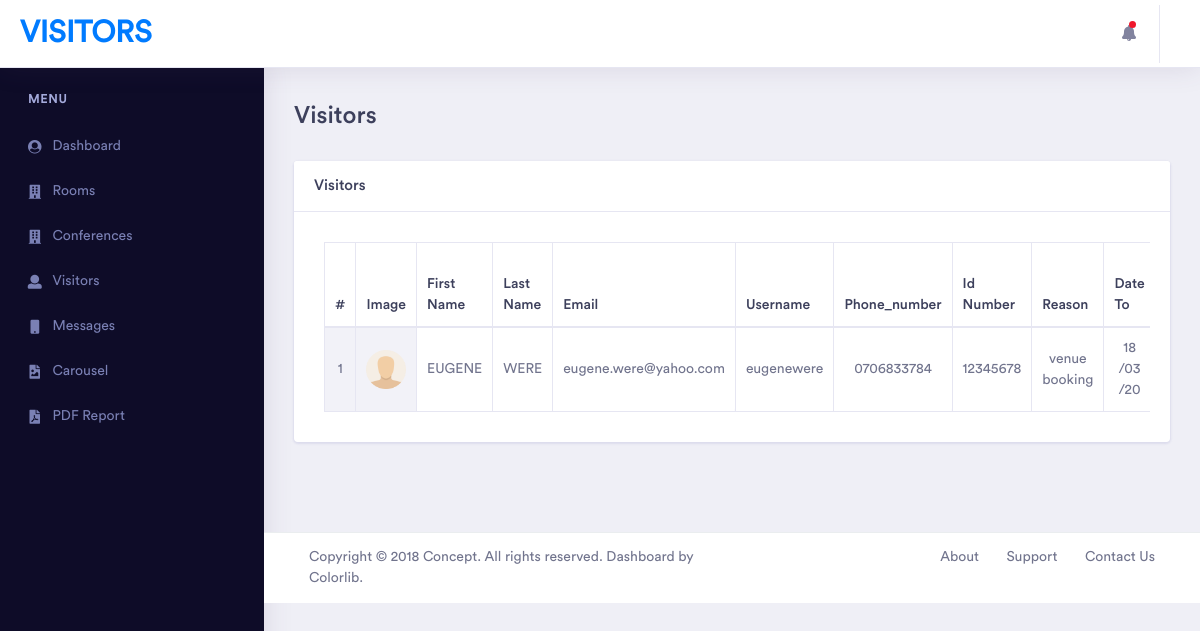
Page /visitorsadmin/visitors/ on the committed database.
### visitorsfront/models.py (models this page shows, shortened)
class Visitor(get_user_model()):
    phone_number = models.CharField(max_length=200, null=False, blank=False)
    prof_image = models.ImageField(max_length=200, null=True, blank=True, upload_to='visitors')
    person_to_meet = models.CharField(max_length=20, null=False, blank=False)
    address = models.TextField()
    id_no = models.CharField(max_length=20, null=False, blank=False)
    date_from = models.DateTimeField(default=timezone.now())
    date_to = models.DateTimeField(default=timezone.now())
    created_at = models.DateTimeField(auto_now_add=True)
    updated_at = models.DateTimeField(auto_now=True)

### visitorsadmin/views.py (the view)
# urls.py: path('visitors/', views.visitors, name='visitors'),
def visitors(request):
    visitors= Visitor.objects.all()
    context={
        'visitors':visitors,
    }
    return render(request, 'tulia/orders/visitors.html',context )

### visitorsadmin/templatetags/call_method.py (called while the page is built)
@register.filter(name='messagesss')
def allmessages(request):
    messages = Message.objects.order_by('-created_at')
    if messages:
        return messages
    return None

### visitorsadmin/templates/tulia/orders/visitors.html (shortened to what this page needs)
{% extends 'tulia/dashboard/dashboard.html' %}
{% load humanize %}
{% load static %}
{% block content %}
    <div class="dashboard-wrapper">
            <div class="container-fluid  dashboard-content">
                <div class="row">
                    <div class="col-xl-12 col-lg-12 col-md-12 col-sm-12 col-12">
                        <div class="page-header">
                            <h2 class="pageheader-title">Visitors</h2>
                        </div>
                    </div>
                </div>
                <div class="row">
                    <div class="col-xl-12 col-lg-12 col-md-12 col-sm-12 col-12">
                        <div class="card">
                            <h5 class="card-header">Visitors</h5>
                            <div class="card-body">
                                <div class="table-responsive">
                                 {% if visitors|length > 0 %}
                                    <div class="main-chart" id="line-chart" style="padding: 10px">
                                       <table id="" class="example table table-striped table-bordered" style="">
                                            <thead>
                                                <tr class="text-capitalize">
                                                    <th>#</th>
                                                    <th>Image</th>
                                                    <th>First Name</th>
                                                    <th>Last Name</th>
                                                    <th>Email</th>
                                                    <th>Username</th>
                                                    <th>Phone_number</th>
                                                    <th>Id Number</th>
                                                    <th>Reason</th>
                                                    <th>Date to</th>
                                                </tr>
                                            </thead>
                                            <tbody>
                                                {% for visitor in visitors %}
                                                    <tr class="text-center ">
                                                        <td>{{ forloop.counter }}</td>
                                                        <td class="tb-data tb-data" style="width: 110px; position: relative">
                                                            <div class="product-image ">
                                                                {% if visitors.prof_image.url %}
                                                                 <img style="width: 100%;" src="{{ visitors.prof_image.url }}" alt="">
                                                                    {% else %}
                                                                     <img style="width: 100%;" src="{% static 'assets/images/noimages/fd0c559856ca991e9e28937dc802f0b0.png' %}" alt="">
                                                                {% endif %}
                                                            </div>
                                                        </td>
                                                        <td class="product-details" style=" text-transform: uppercase;">{{ visitor.first_name }}</td>
                                                        <td class="product-details" style=" text-transform: uppercase;">{{ visitor.last_name }}</td>
                                                        <td class="product-details" style="">{{ visitor.email }}</td>
                                                        <td class="product-details" style="">{{ visitor.username }}</td>
                                                        <td class="product-details" style="">{{ visitor.phone_number }}</td>
                                                        <td class="product-details" style="">{{ visitor.id_no }}</td>
                                                        <td class="product-details" style="">{{ visitor.person_to_meet }}</td>
                                                        <td class="product-details" style="">{{ visitor.date_from|date:'d /m /y' }}</td>
                                                    </tr>
                                                {% endfor %}
                                            </tbody>
                                       </table>
                                    </div>
                                {% endif %}
                                </div>
                            </div>
                        </div>
                    </div>
                </div>
            </div>
            <div class="footer">
                <div class="container-fluid">
                    <div class="row">
                        <div class="col-xl-6 col-lg-6 col-md-12 col-sm-12 col-12">
                            Copyright © 2018 Concept. All rights reserved. Dashboard by <a href="https://colorlib.com/wp/">Colorlib</a>.
                        </div>
                        <div class="col-xl-6 col-lg-6 col-md-12 col-sm-12 col-12">
                            <div class="text-md-right footer-links d-none d-sm-block">
                                <a href="javascript: void(0);">About</a>
                                <a href="javascript: void(0);">Support</a>
                                <a href="javascript: void(0);">Contact Us</a>
                            </div>
                        </div>
                    </div>
                </div>
            </div>
        </div>
{% endblock content %}

### rows in the picture
Visitor: first_name "EUGENE", last_name "WERE", email "eugene.were@yahoo.com", username "eugenewere", phone_number "0706833784", id_no "12345678", person_to_meet "venue booking", date_from "18 /03 /20"
